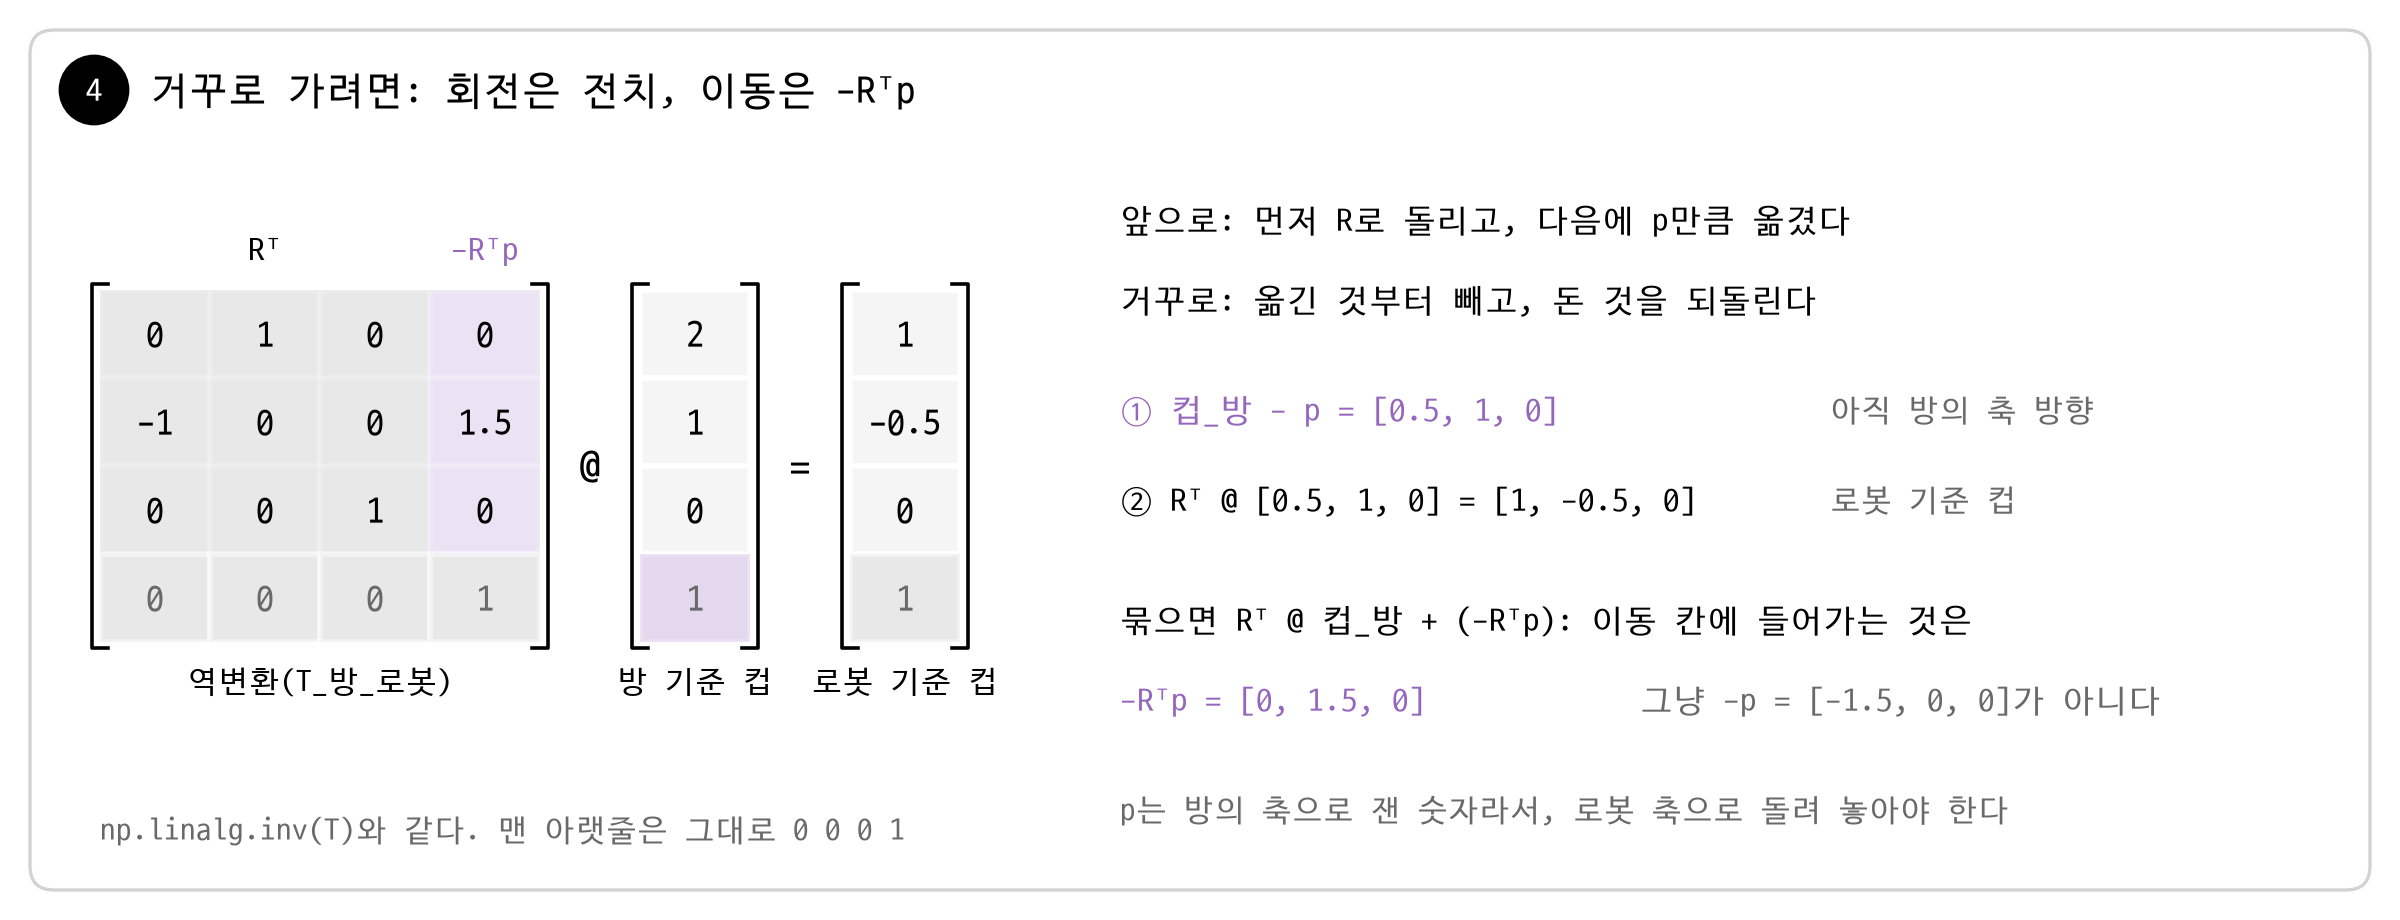

The script that saved this image:
import matplotlib.pyplot as plt
import numpy as np
from matplotlib.patches import Circle, FancyBboxPatch, Rectangle

# plt.rcParams["font.family"] = "AppleGothic"
plt.rcParams["font.family"] = "D2Coding"
plt.rcParams["axes.unicode_minus"] = False


def Rz(각도_도: float) -> np.ndarray:
    """z축 기준 반시계 회전 (rotation_tools.Rz와 같은 식)."""
    c, s = np.cos(np.deg2rad(각도_도)), np.sin(np.deg2rad(각도_도))
    return np.array([[c, -s, 0], [s, c, 0], [0, 0, 1]])


def 변환(R: np.ndarray, p) -> np.ndarray:
    T = np.eye(4)
    T[:3, :3] = R
    T[:3, 3] = p
    return T


def 역변환(T: np.ndarray) -> np.ndarray:
    R, p = T[:3, :3], T[:3, 3]                # 회전은 전치, 이동은 -Rᵀp
    return 변환(R.T, -R.T @ p)


def 깔끔(a):
    return np.round(a, 3) + 0.0              # 6e-17 같은 찌꺼기와 -0.0 없애기


def 글(v):
    return ", ".join(f"{x:g}" for x in v)


# 1) 슬라이드 45의 값 (b18_homogeneous.py)
T = 깔끔(변환(Rz(90), [1.5, 0.0, 0.0]))
R, p = T[:3, :3], T[:3, 3]
T_역 = 깔끔(역변환(T))
컵_방 = np.array([2.0, 1.0, 0.0, 1.0])        # 끝에 1
컵_로봇 = 깔끔(T_역 @ 컵_방)
뺀_컵 = 깔끔(컵_방[:3] - p)                   # 옮긴 것부터 뺀다 (아직 방의 축 방향)
print("역변환(T_방_로봇) =\n", T_역)
print("역변환 @ 컵_방 =", 컵_로봇)
print("np.linalg.inv와 같은가?", np.allclose(T_역, np.linalg.inv(T)))
print("컵_방 - p =", 뺀_컵, " Rᵀ @ (컵_방 - p) =", 깔끔(R.T @ 뺀_컵), " -Rᵀp =", 깔끔(-R.T @ p))
print("그냥 -p를 쓰면:", 깔끔(R.T @ 컵_방[:3] - p))

보라, 주황 = "tab:purple", "tab:orange"
그림 = plt.figure(figsize=(12, 4.6))
판 = 그림.add_axes([0, 0, 1, 1])              # 판서 칠판: 단위 = 인치
판.set(xlim=(0, 12), ylim=(0, 4.6))
판.axis("off")
판.add_patch(FancyBboxPatch((0.15, 0.15), 11.7, 4.3, boxstyle="round,pad=0,rounding_size=0.12",
                            facecolor="none", edgecolor="lightgray", linewidth=1.2))
판.add_patch(Circle((0.47, 4.15), 0.17, color="black"))
판.text(0.47, 4.15, "4", color="white", ha="center", va="center", fontsize=12)
판.text(0.75, 4.15, "거꾸로 가려면: 회전은 전치, 이동은 -Rᵀp", va="center", fontsize=14)


def 세로줄(x, 위, 값들, 바탕, 진하기, s, w=0.55):
    for 행, v in enumerate(값들):
        판.add_patch(Rectangle((x, 위 - (행 + 1) * s), w, s, facecolor=바탕[행], alpha=진하기[행],
                               edgecolor="white", linewidth=2))
        판.text(x + w / 2, 위 - (행 + 0.5) * s, f"{v:g}", ha="center", va="center", fontsize=13,
               color="dimgray" if 행 == 3 else "black")


def 대괄호(x0, x1, 위, 아래):
    for 변, 방향 in [(x0 - 0.04, 1), (x1 + 0.04, -1)]:
        판.plot([변 + 0.08 * 방향, 변, 변, 변 + 0.08 * 방향],
               [위 + 0.03, 위 + 0.03, 아래 - 0.03, 아래 - 0.03], color="black", lw=1.3)


# 2) 왼쪽: 역변환(T) @ 방 기준 컵 = 로봇 기준 컵
s, 위, w = 0.44, 3.15, 0.55
아래 = 위 - 4 * s
회색 = ["gray"] * 3 + ["lightgray"]
for 열 in range(4):
    바탕 = 회색 if 열 < 3 else [보라] * 3 + ["lightgray"]
    세로줄(0.5 + 열 * w, 위, T_역[:, 열], 바탕, [0.18] * 3 + [0.5], s)
판.text(0.5 + 1.5 * w, 위 + 0.12, "Rᵀ", ha="center", va="bottom", fontsize=12)
판.text(0.5 + 3.5 * w, 위 + 0.12, "-Rᵀp", ha="center", va="bottom", fontsize=12, color=보라)
판.text(0.5 + 2 * w, 아래 - 0.12, "역변환(T_방_로봇)", ha="center", va="top", fontsize=11)
판.text(2.95, 위 - 2 * s, "@", ha="center", va="center", fontsize=15)
세로줄(3.2, 위, 컵_방, ["whitesmoke"] * 3 + [보라], [1, 1, 1, 0.25], s)
판.text(3.2 + w / 2, 아래 - 0.12, "방 기준 컵", ha="center", va="top", fontsize=11)
판.text(4.0, 위 - 2 * s, "=", ha="center", va="center", fontsize=15)
세로줄(4.25, 위, 컵_로봇, ["whitesmoke"] * 3 + ["lightgray"], [1, 1, 1, 0.5], s)
판.text(4.25 + w / 2, 아래 - 0.12, "로봇 기준 컵", ha="center", va="top", fontsize=11)
for x0, x1 in [(0.5, 0.5 + 4 * w), (3.2, 3.2 + w), (4.25, 4.25 + w)]:
    대괄호(x0, x1, 위, 아래)
판.text(0.5, 0.45, "np.linalg.inv(T)와 같다. 맨 아랫줄은 그대로 0 0 0 1",
       fontsize=11, color="dimgray", va="center")

# 3) 오른쪽: 왜 그냥 -p가 아닌가 — 앞으로 간 길을 거꾸로 밟는다
판.text(5.6, 3.5, "앞으로: 먼저 R로 돌리고, 다음에 p만큼 옮겼다", fontsize=12, va="center")
판.text(5.6, 3.1, "거꾸로: 옮긴 것부터 빼고, 돈 것을 되돌린다", fontsize=12, va="center")
판.text(5.6, 2.55, f"① 컵_방 - p = [{글(뺀_컵)}]", fontsize=12, va="center", color=보라)
판.text(9.15, 2.55, "아직 방의 축 방향", fontsize=11, va="center", color="dimgray")
판.text(5.6, 2.1, f"② Rᵀ @ [{글(뺀_컵)}] = [{글(깔끔(R.T @ 뺀_컵))}]", fontsize=12, va="center")
판.text(9.15, 2.1, "로봇 기준 컵", fontsize=11, va="center", color="dimgray")
판.text(5.6, 1.5, "묶으면 Rᵀ @ 컵_방 + (-Rᵀp): 이동 칸에 들어가는 것은", fontsize=12, va="center")
판.text(5.6, 1.1, f"-Rᵀp = [{글(깔끔(-R.T @ p))}]", fontsize=12, va="center", color=보라)
판.text(8.2, 1.1, f"그냥 -p = [{글(-p + 0.0)}]가 아니다", fontsize=12, va="center",
       color="dimgray")
판.text(5.6, 0.55, "p는 방의 축으로 잰 숫자라서, 로봇 축으로 돌려 놓아야 한다",
       fontsize=11, va="center", color="dimgray")
그림.savefig("s45_homogeneous_inverse.png", dpi=200)
print("저장: s45_homogeneous_inverse.png")
